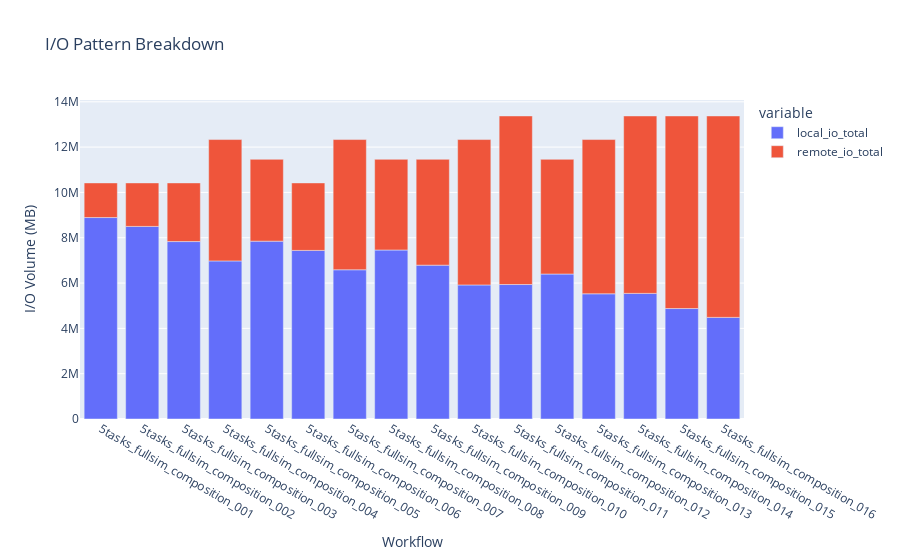

The notebook cell saved with this chart:
### Markdown cell above
## I/O Pattern Analysis

### Code cell
# Calculate I/O ratios
df['local_io_total'] = df['total_write_local_mb'] + df['total_read_local_mb']
df['remote_io_total'] = df['total_write_remote_mb'] + df['total_read_remote_mb']
df['total_io'] = df['local_io_total'] + df['remote_io_total']
df['local_io_ratio'] = df['local_io_total'] / df['total_io']
df['remote_io_ratio'] = df['remote_io_total'] / df['total_io']

# Create I/O pattern visualization
fig = px.bar(
    df,
    x='workflow_name',
    y=['local_io_total', 'remote_io_total'],
    title="I/O Pattern Breakdown",
    labels={'value': 'I/O Volume (MB)', 'workflow_name': 'Workflow'}
)
fig.show()

### Figure 1 — Plotly figure (JSON) as saved in the notebook; plotly's stock layout.template omitted (floating-point values rounded to 4 significant figures)
{"data": [{"hovertemplate": "variable=local_io_total<br>Workflow=%{x}<br>I/O Volume (MB)=%{y}<extra></extra>", "legendgroup": "local_io_total", "marker": {"color": "#636efa", "pattern": {"shape": ""}}, "name": "local_io_total", "orientation": "v", "showlegend": true, "textposition": "auto", "type": "bar", "x": ["5tasks_fullsim_composition_001", "5tasks_fullsim_composition_002", "5tasks_fullsim_composition_003", "5tasks_fullsim_composition_004", "5tasks_fullsim_composition_005", "5tasks_fullsim_composition_006", "5tasks_fullsim_composition_007", "5tasks_fullsim_composition_008", "5tasks_fullsim_composition_009", "5tasks_fullsim_composition_010", "5tasks_fullsim_composition_011", "5tasks_fullsim_composition_012", "5tasks_fullsim_composition_013", "5tasks_fullsim_composition_014", "5tasks_fullsim_composition_015", "5tasks_fullsim_composition_016"], "xaxis": "x", "y": [8891000.0, 8500000.0, 7831000.0, 6977000.0, 7849000.0, 7440000.0, 6586000.0, 7458000.0, 6789000.0, 5917000.0, 5935000.0, 6398000.0, 5526000.0, 5544000.0, 4875000.0, 4484000.0], "yaxis": "y"}, {"hovertemplate": "variable=remote_io_total<br>Workflow=%{x}<br>I/O Volume (MB)=%{y}<extra></extra>", "legendgroup": "remote_io_total", "marker": {"color": "#EF553B", "pattern": {"shape": ""}}, "name": "remote_io_total", "orientation": "v", "showlegend": true, "textposition": "auto", "type": "bar", "x": ["5tasks_fullsim_composition_001", "5tasks_fullsim_composition_002", "5tasks_fullsim_composition_003", "5tasks_fullsim_composition_004", "5tasks_fullsim_composition_005", "5tasks_fullsim_composition_006", "5tasks_fullsim_composition_007", "5tasks_fullsim_composition_008", "5tasks_fullsim_composition_009", "5tasks_fullsim_composition_010", "5tasks_fullsim_composition_011", "5tasks_fullsim_composition_012", "5tasks_fullsim_composition_013", "5tasks_fullsim_composition_014", "5tasks_fullsim_composition_015", "5tasks_fullsim_composition_016"], "xaxis": "x", "y": [1529000.0, 1919000.0, 2589000.0, 5357000.0, 3612000.0, 2979000.0, 5747000.0, 4003000.0, 4672000.0, 6417000.0, 7440000.0, 5063000.0, 6807000.0, 7831000.0, 8500000.0, 8891000.0], "yaxis": "y"}], "layout": {"autosize": true, "barmode": "relative", "legend": {"title": {"text": "variable"}, "tracegroupgap": 0}, "title": {"text": "I/O Pattern Breakdown"}, "xaxis": {"anchor": "y", "autorange": true, "domain": [0, 1], "range": [-0.5, 15.5], "title": {"text": "Workflow"}, "type": "category"}, "yaxis": {"anchor": "x", "autorange": true, "domain": [0, 1], "range": [0, 14080000.0], "title": {"text": "I/O Volume (MB)"}, "type": "linear"}}}
